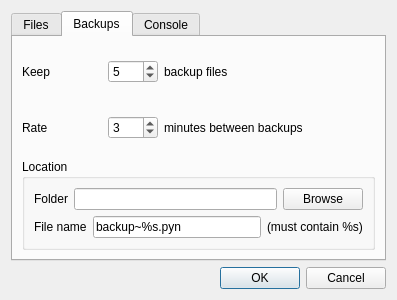
<?xml version="1.0" encoding="UTF-8"?>
<ui version="4.0">
 <class>Dialog</class>
 <widget class="QDialog" name="Dialog">
  <property name="geometry">
   <rect>
    <x>0</x>
    <y>0</y>
    <width>397</width>
    <height>300</height>
   </rect>
  </property>
  <property name="windowTitle">
   <string>Pynguin Settings</string>
  </property>
  <layout class="QVBoxLayout" name="verticalLayout">
   <item>
    <widget class="QTabWidget" name="tabWidget">
     <property name="currentIndex">
      <number>1</number>
     </property>
     <widget class="QWidget" name="tab_2">
      <attribute name="title">
       <string>Files</string>
      </attribute>
      <layout class="QVBoxLayout" name="verticalLayout_5">
       <item>
        <widget class="QGroupBox" name="groupBox">
         <property name="title">
          <string>Saving</string>
         </property>
         <layout class="QVBoxLayout" name="verticalLayout_3">
          <item>
           <widget class="QRadioButton" name="savesingle">
            <property name="text">
             <string>Single file (*.pyn)</string>
            </property>
            <property name="checked">
             <bool>true</bool>
            </property>
           </widget>
          </item>
          <item>
           <widget class="QRadioButton" name="savefolder">
            <property name="text">
             <string>Directory of files (*.pyn + *_pynd)</string>
            </property>
           </widget>
          </item>
         </layout>
        </widget>
       </item>
       <item>
        <widget class="QGroupBox" name="groupBox_2">
         <property name="title">
          <string>External files (*.py)</string>
         </property>
         <layout class="QVBoxLayout" name="verticalLayout_4">
          <item>
           <widget class="QCheckBox" name="reloadexternal">
            <property name="text">
             <string>Reload changed file automatically</string>
            </property>
           </widget>
          </item>
          <item>
           <widget class="QCheckBox" name="autorun">
            <property name="enabled">
             <bool>false</bool>
            </property>
            <property name="text">
             <string>Auto Test/Run after reloading</string>
            </property>
           </widget>
          </item>
         </layout>
        </widget>
       </item>
      </layout>
     </widget>
     <widget class="QWidget" name="tab">
      <attribute name="title">
       <string>Backups</string>
      </attribute>
      <layout class="QVBoxLayout" name="verticalLayout_6">
       <item>
        <layout class="QHBoxLayout" name="horizontalLayout_4">
         <item>
          <widget class="QLabel" name="label_6">
           <property name="maximumSize">
            <size>
             <width>80</width>
             <height>16777215</height>
            </size>
           </property>
           <property name="text">
            <string>Keep</string>
           </property>
           <property name="margin">
            <number>15</number>
           </property>
          </widget>
         </item>
         <item>
          <widget class="QSpinBox" name="backupkeep">
           <property name="maximumSize">
            <size>
             <width>50</width>
             <height>16777215</height>
            </size>
           </property>
           <property name="maximum">
            <number>10</number>
           </property>
           <property name="value">
            <number>5</number>
           </property>
          </widget>
         </item>
         <item>
          <widget class="QLabel" name="label_7">
           <property name="text">
            <string>backup files</string>
           </property>
           <property name="margin">
            <number>15</number>
           </property>
          </widget>
         </item>
        </layout>
       </item>
       <item>
        <layout class="QHBoxLayout" name="horizontalLayout_3">
         <item>
          <widget class="QLabel" name="label_4">
           <property name="maximumSize">
            <size>
             <width>80</width>
             <height>16777215</height>
            </size>
           </property>
           <property name="text">
            <string>Rate</string>
           </property>
           <property name="margin">
            <number>16</number>
           </property>
          </widget>
         </item>
         <item>
          <widget class="QSpinBox" name="backuprate">
           <property name="maximumSize">
            <size>
             <width>50</width>
             <height>16777215</height>
            </size>
           </property>
           <property name="minimum">
            <number>1</number>
           </property>
           <property name="maximum">
            <number>60</number>
           </property>
           <property name="value">
            <number>3</number>
           </property>
          </widget>
         </item>
         <item>
          <widget class="QLabel" name="label_5">
           <property name="text">
            <string>minutes between backups</string>
           </property>
           <property name="margin">
            <number>15</number>
           </property>
          </widget>
         </item>
        </layout>
       </item>
       <item>
        <widget class="QGroupBox" name="groupBox_3">
         <property name="title">
          <string>Location</string>
         </property>
         <layout class="QVBoxLayout" name="verticalLayout_2">
          <item>
           <layout class="QHBoxLayout" name="horizontalLayout">
            <item>
             <widget class="QLabel" name="label">
              <property name="text">
               <string>Folder</string>
              </property>
              <property name="margin">
               <number>10</number>
              </property>
             </widget>
            </item>
            <item>
             <widget class="QLineEdit" name="backupfolderpath"/>
            </item>
            <item>
             <widget class="QPushButton" name="backupbrowseButton">
              <property name="text">
               <string>Browse</string>
              </property>
             </widget>
            </item>
           </layout>
          </item>
          <item>
           <layout class="QHBoxLayout" name="horizontalLayout_2">
            <item>
             <widget class="QLabel" name="label_2">
              <property name="text">
               <string>File name</string>
              </property>
              <property name="margin">
               <number>10</number>
              </property>
             </widget>
            </item>
            <item>
             <widget class="QLineEdit" name="backupfilename">
              <property name="text">
               <string>backup~%s.pyn</string>
              </property>
             </widget>
            </item>
            <item>
             <widget class="QLabel" name="label_3">
              <property name="text">
               <string>(must contain %s)</string>
              </property>
             </widget>
            </item>
           </layout>
          </item>
         </layout>
        </widget>
       </item>
      </layout>
     </widget>
     <widget class="QWidget" name="tab_3">
      <attribute name="title">
       <string>Console</string>
      </attribute>
      <widget class="QCheckBox" name="quietinterrupt">
       <property name="geometry">
        <rect>
         <x>30</x>
         <y>50</y>
         <width>173</width>
         <height>21</height>
        </rect>
       </property>
       <property name="text">
        <string>Quiet KeyboardInterrupt</string>
       </property>
      </widget>
     </widget>
    </widget>
   </item>
   <item>
    <widget class="QDialogButtonBox" name="buttonBox">
     <property name="orientation">
      <enum>Qt::Horizontal</enum>
     </property>
     <property name="standardButtons">
      <set>QDialogButtonBox::Cancel|QDialogButtonBox::Ok</set>
     </property>
    </widget>
   </item>
  </layout>
 </widget>
 <resources/>
 <connections>
  <connection>
   <sender>buttonBox</sender>
   <signal>accepted()</signal>
   <receiver>Dialog</receiver>
   <slot>accept()</slot>
   <hints>
    <hint type="sourcelabel">
     <x>248</x>
     <y>254</y>
    </hint>
    <hint type="destinationlabel">
     <x>157</x>
     <y>274</y>
    </hint>
   </hints>
  </connection>
  <connection>
   <sender>buttonBox</sender>
   <signal>rejected()</signal>
   <receiver>Dialog</receiver>
   <slot>reject()</slot>
   <hints>
    <hint type="sourcelabel">
     <x>316</x>
     <y>260</y>
    </hint>
    <hint type="destinationlabel">
     <x>286</x>
     <y>274</y>
    </hint>
   </hints>
  </connection>
  <connection>
   <sender>backupbrowseButton</sender>
   <signal>clicked()</signal>
   <receiver>Dialog</receiver>
   <slot>backupbrowse()</slot>
   <hints>
    <hint type="sourcelabel">
     <x>351</x>
     <y>58</y>
    </hint>
    <hint type="destinationlabel">
     <x>199</x>
     <y>149</y>
    </hint>
   </hints>
  </connection>
  <connection>
   <sender>reloadexternal</sender>
   <signal>stateChanged(int)</signal>
   <receiver>Dialog</receiver>
   <slot>externaloption()</slot>
   <hints>
    <hint type="sourcelabel">
     <x>199</x>
     <y>197</y>
    </hint>
    <hint type="destinationlabel">
     <x>199</x>
     <y>149</y>
    </hint>
   </hints>
  </connection>
  <connection>
   <sender>backupkeep</sender>
   <signal>valueChanged(int)</signal>
   <receiver>Dialog</receiver>
   <slot>backupoption()</slot>
   <hints>
    <hint type="sourcelabel">
     <x>121</x>
     <y>64</y>
    </hint>
    <hint type="destinationlabel">
     <x>198</x>
     <y>149</y>
    </hint>
   </hints>
  </connection>
 </connections>
 <slots>
  <slot>backupbrowse()</slot>
  <slot>externaloption()</slot>
  <slot>backupoption()</slot>
 </slots>
</ui>
